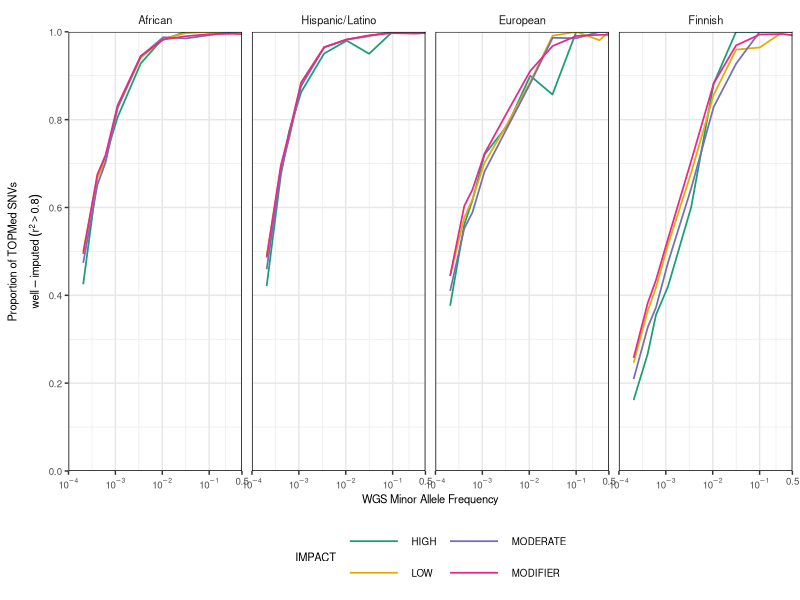

The R source for this figure:
library(data.table)
library(ggplot2)
library(gridExtra)

biome=fread("../analyses/VEP/biome.vep.perc8.tab")
colnames(biome)[1]="IMPACT"
biome=biome[,c("MAF","IMPACT","OmniExp_TOPMed")]
high=biome[which(biome$IMPACT=="IMPACT=HIGH"),]
moderate=biome[which(biome$IMPACT=="IMPACT=MODERATE"),]
low=biome[which(biome$IMPACT=="IMPACT=LOW"),]
modifier=biome[which(biome$IMPACT=="IMPACT=MODIFIER"),]
high=high[c(which(abs(high$MAF-0.0002)==min(abs(high$MAF-0.0002))),which(abs(high$MAF-0.0004)==min(abs(high$MAF-0.0004))),which(abs(high$MAF-0.0006)==min(abs(high$MAF-0.0006))),which(abs(high$MAF-0.001)==min(abs(high$MAF-0.001))),which(abs(high$MAF-0.0032)==min(abs(high$MAF-0.0032))),which(abs(high$MAF-0.01)==min(abs(high$MAF-0.01))),which(abs(high$MAF-0.0316)==min(abs(high$MAF-0.0316))),which(abs(high$MAF-0.1)==min(abs(high$MAF-0.1))),which(abs(high$MAF-0.316)==min(abs(high$MAF-0.316))),which(abs(high$MAF-0.5)==min(abs(high$MAF-0.5)))),]
moderate=moderate[c(which(abs(moderate$MAF-0.0002)==min(abs(moderate$MAF-0.0002))),which(abs(moderate$MAF-0.0004)==min(abs(moderate$MAF-0.0004))),which(abs(moderate$MAF-0.0006)==min(abs(moderate$MAF-0.0006))),which(abs(moderate$MAF-0.001)==min(abs(moderate$MAF-0.001))),which(abs(moderate$MAF-0.0032)==min(abs(moderate$MAF-0.0032))),which(abs(moderate$MAF-0.01)==min(abs(moderate$MAF-0.01))),which(abs(moderate$MAF-0.0316)==min(abs(moderate$MAF-0.0316))),which(abs(moderate$MAF-0.1)==min(abs(moderate$MAF-0.1))),which(abs(moderate$MAF-0.316)==min(abs(moderate$MAF-0.316))),which(abs(moderate$MAF-0.5)==min(abs(moderate$MAF-0.5)))),]
low=low[c(which(abs(low$MAF-0.0002)==min(abs(low$MAF-0.0002))),which(abs(low$MAF-0.0004)==min(abs(low$MAF-0.0004))),which(abs(low$MAF-0.0006)==min(abs(low$MAF-0.0006))),which(abs(low$MAF-0.001)==min(abs(low$MAF-0.001))),which(abs(low$MAF-0.0032)==min(abs(low$MAF-0.0032))),which(abs(low$MAF-0.01)==min(abs(low$MAF-0.01))),which(abs(low$MAF-0.0316)==min(abs(low$MAF-0.0316))),which(abs(low$MAF-0.1)==min(abs(low$MAF-0.1))),which(abs(low$MAF-0.316)==min(abs(low$MAF-0.316))),which(abs(low$MAF-0.5)==min(abs(low$MAF-0.5)))),]
modifier=modifier[c(which(abs(modifier$MAF-0.0002)==min(abs(modifier$MAF-0.0002))),which(abs(modifier$MAF-0.0004)==min(abs(modifier$MAF-0.0004))),which(abs(modifier$MAF-0.0006)==min(abs(modifier$MAF-0.0006))),which(abs(modifier$MAF-0.001)==min(abs(modifier$MAF-0.001))),which(abs(modifier$MAF-0.0032)==min(abs(modifier$MAF-0.0032))),which(abs(modifier$MAF-0.01)==min(abs(modifier$MAF-0.01))),which(abs(modifier$MAF-0.0316)==min(abs(modifier$MAF-0.0316))),which(abs(modifier$MAF-0.1)==min(abs(modifier$MAF-0.1))),which(abs(modifier$MAF-0.316)==min(abs(modifier$MAF-0.316))),which(abs(modifier$MAF-0.5)==min(abs(modifier$MAF-0.5)))),]
biome=rbind(high, moderate, low, modifier)
biome$Ancestry=rep("Hispanic/Latino", nrow(biome))

inpsyght=fread("../analyses/VEP/inpsyght.vep.perc8.tab")
colnames(inpsyght)[1]="IMPACT"
inpsyght=inpsyght[,c("MAF","IMPACT","OmniExp_TOPMed")]
high=inpsyght[which(inpsyght$IMPACT=="IMPACT=HIGH"),]
moderate=inpsyght[which(inpsyght$IMPACT=="IMPACT=MODERATE"),]
low=inpsyght[which(inpsyght$IMPACT=="IMPACT=LOW"),]
modifier=inpsyght[which(inpsyght$IMPACT=="IMPACT=MODIFIER"),]
high=high[c(which(abs(high$MAF-0.0002)==min(abs(high$MAF-0.0002))),which(abs(high$MAF-0.0004)==min(abs(high$MAF-0.0004))),which(abs(high$MAF-0.0006)==min(abs(high$MAF-0.0006))),which(abs(high$MAF-0.001)==min(abs(high$MAF-0.001))),which(abs(high$MAF-0.0032)==min(abs(high$MAF-0.0032))),which(abs(high$MAF-0.01)==min(abs(high$MAF-0.01))),which(abs(high$MAF-0.0316)==min(abs(high$MAF-0.0316))),which(abs(high$MAF-0.1)==min(abs(high$MAF-0.1))),which(abs(high$MAF-0.316)==min(abs(high$MAF-0.316))),which(abs(high$MAF-0.5)==min(abs(high$MAF-0.5)))),]
moderate=moderate[c(which(abs(moderate$MAF-0.0002)==min(abs(moderate$MAF-0.0002))),which(abs(moderate$MAF-0.0004)==min(abs(moderate$MAF-0.0004))),which(abs(moderate$MAF-0.0006)==min(abs(moderate$MAF-0.0006))),which(abs(moderate$MAF-0.001)==min(abs(moderate$MAF-0.001))),which(abs(moderate$MAF-0.0032)==min(abs(moderate$MAF-0.0032))),which(abs(moderate$MAF-0.01)==min(abs(moderate$MAF-0.01))),which(abs(moderate$MAF-0.0316)==min(abs(moderate$MAF-0.0316))),which(abs(moderate$MAF-0.1)==min(abs(moderate$MAF-0.1))),which(abs(moderate$MAF-0.316)==min(abs(moderate$MAF-0.316))),which(abs(moderate$MAF-0.5)==min(abs(moderate$MAF-0.5)))),]
low=low[c(which(abs(low$MAF-0.0002)==min(abs(low$MAF-0.0002))),which(abs(low$MAF-0.0004)==min(abs(low$MAF-0.0004))),which(abs(low$MAF-0.0006)==min(abs(low$MAF-0.0006))),which(abs(low$MAF-0.001)==min(abs(low$MAF-0.001))),which(abs(low$MAF-0.0032)==min(abs(low$MAF-0.0032))),which(abs(low$MAF-0.01)==min(abs(low$MAF-0.01))),which(abs(low$MAF-0.0316)==min(abs(low$MAF-0.0316))),which(abs(low$MAF-0.1)==min(abs(low$MAF-0.1))),which(abs(low$MAF-0.316)==min(abs(low$MAF-0.316))),which(abs(low$MAF-0.5)==min(abs(low$MAF-0.5)))),]
modifier=modifier[c(which(abs(modifier$MAF-0.0002)==min(abs(modifier$MAF-0.0002))),which(abs(modifier$MAF-0.0004)==min(abs(modifier$MAF-0.0004))),which(abs(modifier$MAF-0.0006)==min(abs(modifier$MAF-0.0006))),which(abs(modifier$MAF-0.001)==min(abs(modifier$MAF-0.001))),which(abs(modifier$MAF-0.0032)==min(abs(modifier$MAF-0.0032))),which(abs(modifier$MAF-0.01)==min(abs(modifier$MAF-0.01))),which(abs(modifier$MAF-0.0316)==min(abs(modifier$MAF-0.0316))),which(abs(modifier$MAF-0.1)==min(abs(modifier$MAF-0.1))),which(abs(modifier$MAF-0.316)==min(abs(modifier$MAF-0.316))),which(abs(modifier$MAF-0.5)==min(abs(modifier$MAF-0.5)))),]
inpsyght=rbind(high, moderate, low, modifier)
inpsyght$Ancestry=rep("African", nrow(inpsyght))

mlof=fread("../analyses/VEP/mlof.vep.perc8.tab")
colnames(mlof)[1]="IMPACT"
mlof=mlof[,c("MAF","IMPACT","OmniExp_TOPMed")]
high=mlof[which(mlof$IMPACT=="IMPACT=HIGH"),]
moderate=mlof[which(mlof$IMPACT=="IMPACT=MODERATE"),]
low=mlof[which(mlof$IMPACT=="IMPACT=LOW"),]
modifier=mlof[which(mlof$IMPACT=="IMPACT=MODIFIER"),]
high=high[c(which(abs(high$MAF-0.0002)==min(abs(high$MAF-0.0002))),which(abs(high$MAF-0.0004)==min(abs(high$MAF-0.0004))),which(abs(high$MAF-0.0006)==min(abs(high$MAF-0.0006))),which(abs(high$MAF-0.001)==min(abs(high$MAF-0.001))),which(abs(high$MAF-0.0032)==min(abs(high$MAF-0.0032))),which(abs(high$MAF-0.01)==min(abs(high$MAF-0.01))),which(abs(high$MAF-0.0316)==min(abs(high$MAF-0.0316))),which(abs(high$MAF-0.1)==min(abs(high$MAF-0.1))),which(abs(high$MAF-0.316)==min(abs(high$MAF-0.316))),which(abs(high$MAF-0.5)==min(abs(high$MAF-0.5)))),]
moderate=moderate[c(which(abs(moderate$MAF-0.0002)==min(abs(moderate$MAF-0.0002))),which(abs(moderate$MAF-0.0004)==min(abs(moderate$MAF-0.0004))),which(abs(moderate$MAF-0.0006)==min(abs(moderate$MAF-0.0006))),which(abs(moderate$MAF-0.001)==min(abs(moderate$MAF-0.001))),which(abs(moderate$MAF-0.0032)==min(abs(moderate$MAF-0.0032))),which(abs(moderate$MAF-0.01)==min(abs(moderate$MAF-0.01))),which(abs(moderate$MAF-0.0316)==min(abs(moderate$MAF-0.0316))),which(abs(moderate$MAF-0.1)==min(abs(moderate$MAF-0.1))),which(abs(moderate$MAF-0.316)==min(abs(moderate$MAF-0.316))),which(abs(moderate$MAF-0.5)==min(abs(moderate$MAF-0.5)))),]
low=low[c(which(abs(low$MAF-0.0002)==min(abs(low$MAF-0.0002))),which(abs(low$MAF-0.0004)==min(abs(low$MAF-0.0004))),which(abs(low$MAF-0.0006)==min(abs(low$MAF-0.0006))),which(abs(low$MAF-0.001)==min(abs(low$MAF-0.001))),which(abs(low$MAF-0.0032)==min(abs(low$MAF-0.0032))),which(abs(low$MAF-0.01)==min(abs(low$MAF-0.01))),which(abs(low$MAF-0.0316)==min(abs(low$MAF-0.0316))),which(abs(low$MAF-0.1)==min(abs(low$MAF-0.1))),which(abs(low$MAF-0.316)==min(abs(low$MAF-0.316))),which(abs(low$MAF-0.5)==min(abs(low$MAF-0.5)))),]
modifier=modifier[c(which(abs(modifier$MAF-0.0002)==min(abs(modifier$MAF-0.0002))),which(abs(modifier$MAF-0.0004)==min(abs(modifier$MAF-0.0004))),which(abs(modifier$MAF-0.0006)==min(abs(modifier$MAF-0.0006))),which(abs(modifier$MAF-0.001)==min(abs(modifier$MAF-0.001))),which(abs(modifier$MAF-0.0032)==min(abs(modifier$MAF-0.0032))),which(abs(modifier$MAF-0.01)==min(abs(modifier$MAF-0.01))),which(abs(modifier$MAF-0.0316)==min(abs(modifier$MAF-0.0316))),which(abs(modifier$MAF-0.1)==min(abs(modifier$MAF-0.1))),which(abs(modifier$MAF-0.316)==min(abs(modifier$MAF-0.316))),which(abs(modifier$MAF-0.5)==min(abs(modifier$MAF-0.5)))),]
mlof=rbind(high, moderate, low, modifier)
mlof$Ancestry=rep("European", nrow(mlof))

metsim=fread("../analyses/VEP/metsim.vep.perc8.tab")
colnames(metsim)[1]="IMPACT"
metsim=metsim[,c("MAF","IMPACT","OmniExp_TOPMed")]
high=metsim[which(metsim$IMPACT=="IMPACT=HIGH"),]
moderate=metsim[which(metsim$IMPACT=="IMPACT=MODERATE"),]
low=metsim[which(metsim$IMPACT=="IMPACT=LOW"),]
modifier=metsim[which(metsim$IMPACT=="IMPACT=MODIFIER"),]
high=high[c(which(abs(high$MAF-0.0002)==min(abs(high$MAF-0.0002))),which(abs(high$MAF-0.0004)==min(abs(high$MAF-0.0004))),which(abs(high$MAF-0.0006)==min(abs(high$MAF-0.0006))),which(abs(high$MAF-0.001)==min(abs(high$MAF-0.001))),which(abs(high$MAF-0.0032)==min(abs(high$MAF-0.0032))),which(abs(high$MAF-0.01)==min(abs(high$MAF-0.01))),which(abs(high$MAF-0.0316)==min(abs(high$MAF-0.0316))),which(abs(high$MAF-0.1)==min(abs(high$MAF-0.1))),which(abs(high$MAF-0.316)==min(abs(high$MAF-0.316))),which(abs(high$MAF-0.5)==min(abs(high$MAF-0.5)))),]
moderate=moderate[c(which(abs(moderate$MAF-0.0002)==min(abs(moderate$MAF-0.0002))),which(abs(moderate$MAF-0.0004)==min(abs(moderate$MAF-0.0004))),which(abs(moderate$MAF-0.0006)==min(abs(moderate$MAF-0.0006))),which(abs(moderate$MAF-0.001)==min(abs(moderate$MAF-0.001))),which(abs(moderate$MAF-0.0032)==min(abs(moderate$MAF-0.0032))),which(abs(moderate$MAF-0.01)==min(abs(moderate$MAF-0.01))),which(abs(moderate$MAF-0.0316)==min(abs(moderate$MAF-0.0316))),which(abs(moderate$MAF-0.1)==min(abs(moderate$MAF-0.1))),which(abs(moderate$MAF-0.316)==min(abs(moderate$MAF-0.316))),which(abs(moderate$MAF-0.5)==min(abs(moderate$MAF-0.5)))),]
low=low[c(which(abs(low$MAF-0.0002)==min(abs(low$MAF-0.0002))),which(abs(low$MAF-0.0004)==min(abs(low$MAF-0.0004))),which(abs(low$MAF-0.0006)==min(abs(low$MAF-0.0006))),which(abs(low$MAF-0.001)==min(abs(low$MAF-0.001))),which(abs(low$MAF-0.0032)==min(abs(low$MAF-0.0032))),which(abs(low$MAF-0.01)==min(abs(low$MAF-0.01))),which(abs(low$MAF-0.0316)==min(abs(low$MAF-0.0316))),which(abs(low$MAF-0.1)==min(abs(low$MAF-0.1))),which(abs(low$MAF-0.316)==min(abs(low$MAF-0.316))),which(abs(low$MAF-0.5)==min(abs(low$MAF-0.5)))),]
modifier=modifier[c(which(abs(modifier$MAF-0.0002)==min(abs(modifier$MAF-0.0002))),which(abs(modifier$MAF-0.0004)==min(abs(modifier$MAF-0.0004))),which(abs(modifier$MAF-0.0006)==min(abs(modifier$MAF-0.0006))),which(abs(modifier$MAF-0.001)==min(abs(modifier$MAF-0.001))),which(abs(modifier$MAF-0.0032)==min(abs(modifier$MAF-0.0032))),which(abs(modifier$MAF-0.01)==min(abs(modifier$MAF-0.01))),which(abs(modifier$MAF-0.0316)==min(abs(modifier$MAF-0.0316))),which(abs(modifier$MAF-0.1)==min(abs(modifier$MAF-0.1))),which(abs(modifier$MAF-0.316)==min(abs(modifier$MAF-0.316))),which(abs(modifier$MAF-0.5)==min(abs(modifier$MAF-0.5)))),]
metsim=rbind(high, moderate, low, modifier)
metsim$Ancestry=rep("Finnish", nrow(metsim))

all=rbind(biome, inpsyght, metsim, mlof)
all$Ancestry=factor(all$Ancestry, levels=c("African","Hispanic/Latino","European","Finnish"))
all$IMPACT[which(all$IMPACT=="IMPACT=HIGH")]="HIGH"
all$IMPACT[which(all$IMPACT=="IMPACT=MODERATE")]="MODERATE"
all$IMPACT[which(all$IMPACT=="IMPACT=LOW")]="LOW"
all$IMPACT[which(all$IMPACT=="IMPACT=MODIFIER")]="MODIFIER"
ybrks<-c(0,0.2,0.4,0.6,0.8,1)
brks<-c(0.5, 0.1, 0.01,0.001,0.0001)
labs=c(expression(0.5),expression(10^-1), expression(10^-2), expression(10^-3),expression(10^-4))

tiff(file="~/FigS11.tiff", height=75, width=174, units="mm", res=300)
ggplot(all, aes(x=MAF, y=OmniExp_TOPMed, color=IMPACT))+scale_x_log10(breaks=brks, labels=labs, limits=c(1e-4,0.5),expand=c(0,0))+scale_y_continuous(breaks=ybrks,limits=c(0,1), expand=c(0,0))+theme_bw()+theme(legend.position="bottom",panel.grid.major=element_line(colour="#e7e7e7"),panel.spacing=unit(0.5, "lines"),axis.title=element_text(size=8),axis.text=element_text(size=7),panel.border=element_rect(color="black"), legend.key.width=unit(3, "lines"),legend.text=element_text(size=7),legend.title=element_text(size=8), strip.background=element_rect(fill="white", color=NA), strip.text=element_text(size=8))+geom_line(aes(group=IMPACT), size=0.6)+facet_grid(.~Ancestry)+scale_color_manual(values=c("#1b9e77", "#e6ab02","#7570b3","#e7298a"))+xlab("WGS Minor Allele Frequency")+ylab(expression(atop(Proportion~of~TOPMed~SNVs,well-imputed~(r^2>0.8))))+guides(color=guide_legend(nrow=2))
dev.off()


